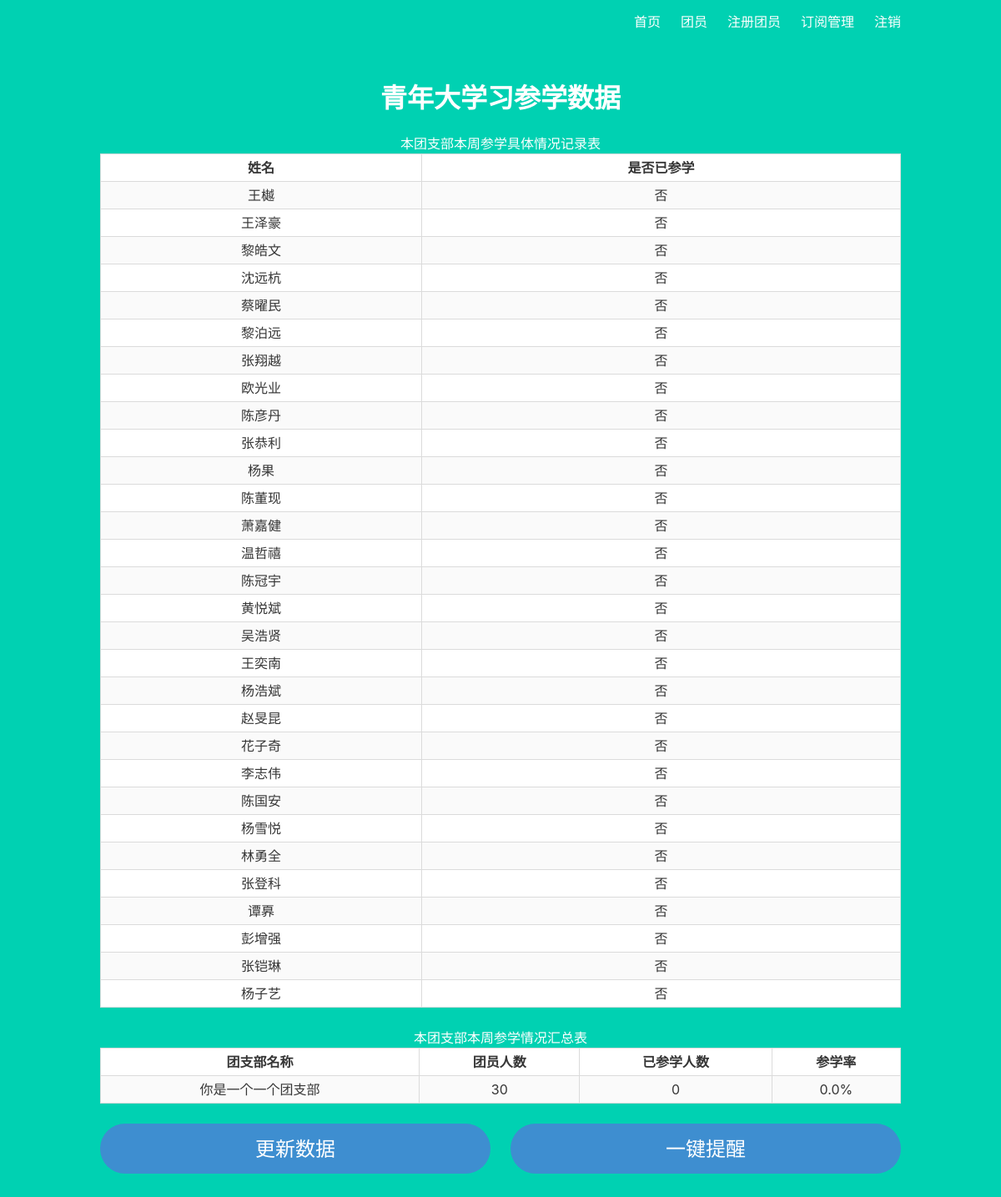
Page /branch/members (signed in) on the earlier database version.
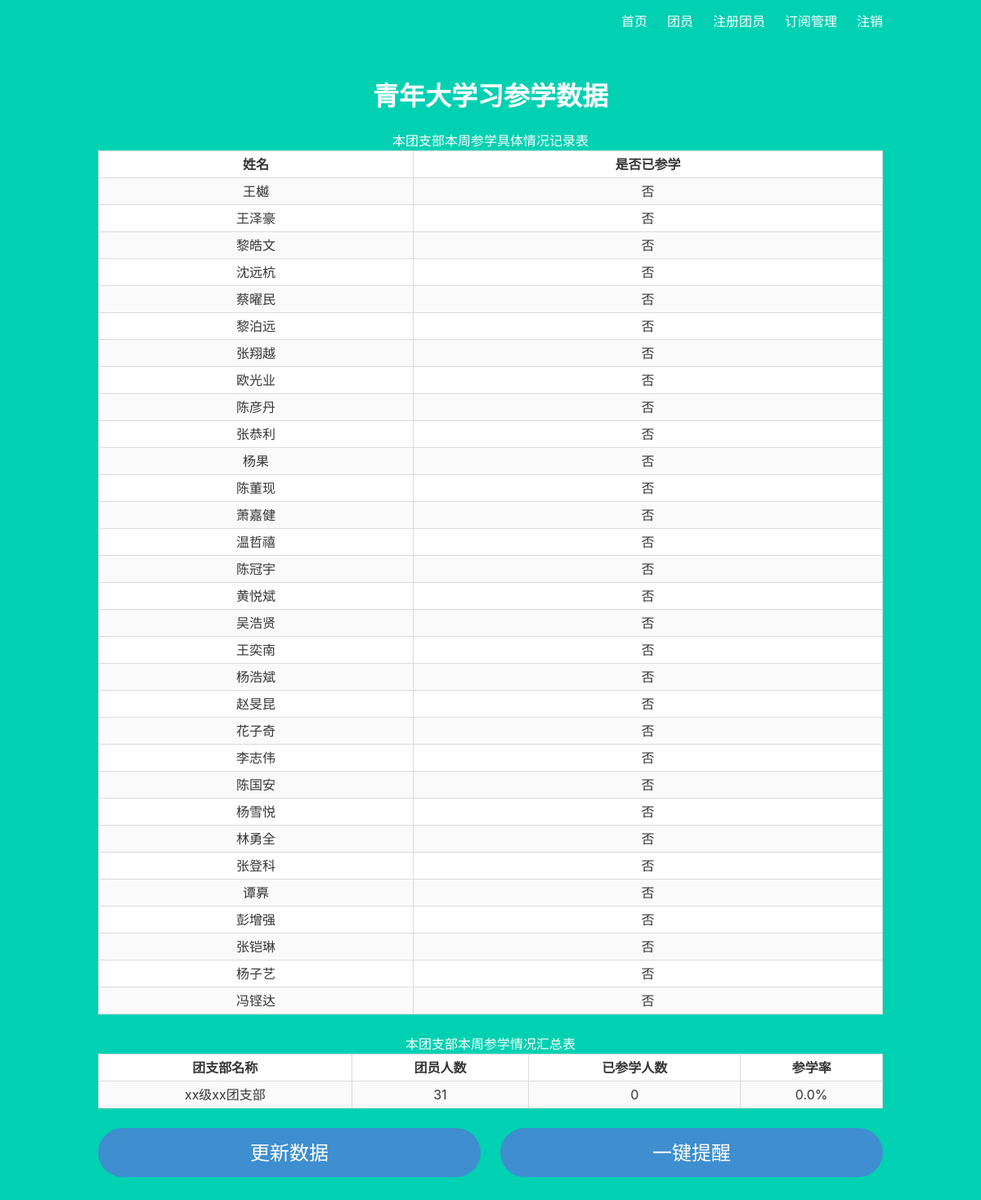
Same page on the later database version.
### models.py (models this page shows, shortened)
class User(db.Model):
    __tablename__ = 'user'
    id = db.Column(db.Integer, primary_key=True)
    email_address = db.Column(db.String(100), unique=True, nullable=False)
    nickname = db.Column(db.String(20), unique=False, nullable=False)
    real_name = db.Column(db.String(20), unique=True, nullable=False)
    phone_number = db.Column(db.String(11), unique=False, nullable=False)
    password_hash = db.Column(db.String(256), nullable=False)
    finished = db.Column(db.Boolean, default=False)
    updated_at = db.Column(db.DateTime(timezone=False), default=datetime.datetime.utcnow(), onupdate=datetime.datetime.utcnow())
    tags = db.relationship('Subscription', secondary=subscriptions1, lazy='subquery', backref=db.backref('users', lazy=True))
    role_id = db.Column(db.Integer, db.ForeignKey('role.id'), nullable=False)
    youth_league_branch_id = db.Column(db.Integer, db.ForeignKey('youth_league_branch.id'), nullable=False)

class YouthLeagueBranch(db.Model):
    __tablename__ = 'youth_league_branch'
    id = db.Column(db.Integer, primary_key=True)
    users = db.relationship('User', backref='youth_league_branch', lazy=True)
    real_name = db.Column(db.String(20), unique=True, nullable=False)
    email_address = db.Column(db.String(100), unique=True, nullable=False)
    phone_number = db.Column(db.String(11), unique=True, nullable=False)
    password_hash = db.Column(db.String(256), nullable=False)
    num_finished = db.Column(db.Integer, default=0, nullable=False)
    updated_at = db.Column(db.DateTime(timezone=False), default=datetime.datetime.utcnow(), onupdate=datetime.datetime.utcnow())
    tags = db.relationship('Subscription', secondary=subscriptions2, lazy='subquery', backref=db.backref('branches', lazy=True))
    role_id = db.Column(db.Integer, db.ForeignKey('role.id'), nullable=False)
    admin_id = db.Column(db.Integer, db.ForeignKey('system_admin.id'), nullable=False)
    login_link = db.Column(db.String(400), default=config.login_link)
    data_link = db.Column(db.String(400), default=config.data_link)

### branch.py (the view)
@branch.route('/branch/members')
@branch_required
def members():
    g.finished_dict = {True: '是', False: '否'}
    assert branch
    return render_template('branch/members.html')

### auth.py (called while the page is built)
def branch_required(view):
    @functools.wraps(view)
    def wrapped_view(**kwargs):
        if 'branch_id' not in session.keys() or session['branch_id'] is None or 'role_id' not in session.keys() or session['role_id'] != 2:
            return render_template('error.html', error='没有权限操作',
                                   info='当前账号没有团支部权限'), 404
        return view(**kwargs)
    return wrapped_view

### branch.py (called while the page is built)
@branch.before_request
def load_branch():
    if session['branch_id']:
        branch = YouthLeagueBranch.query.filter_by(id=session['branch_id']).first()
        g.branch = branch

### templates/branch/members.html (shortened to what this page needs)
{% extends 'base.html' %}
{% block content %}
    <h1 class="title">
    青年大学习参学数据
    </h1>
    {% set dev = namespace(value=0) %}
    <table class="table is-bordered is-striped is-narrow is-hoverable is-fullwidth">
        <tbody>
        <tr>
            {% for col in ['姓名', '是否已参学'] %}
                <th>{{col}}</th>
            {% endfor %}
        </tr>
        {% for user in g.branch.users %}
            {% set dev.value = dev.value + 1 %}
            <tr>
                <td><a href="#">{{ user.real_name }}</a></td>
                <td>{{ g.finished_dict[user.finished] }}</td>
            </tr>
        {% endfor %}
        </tbody>
    </table>
    <table class="table is-bordered is-striped is-narrow is-hoverable is-fullwidth">
        <tbody>
        <tr>
            {% for col in ['团支部名称', '团员人数', '已参学人数', '参学率'] %}
                <th>{{ col }}</th>
            {% endfor %}
        </tr>
            <tr>
                <td><a href="#">{{ g.branch.real_name }}</a></td>
                <td>{{ dev.value }}</td>
                <td>{{ g.branch.num_finished }}</td>
                <td>
                    {% if dev.value != 0 %}
                        {{ "{}%".format(g.branch.num_finished / dev.value * 100) }}
                    {% else %}
                        -
                    {% endif %}
                </td>
            </tr>
        </tbody>
    </table>
    <div class="columns">
        <div class="column">
            <a href="{{ url_for('branch.update') }}" class="button is-rounded is-info is-large column">更新数据</a>
        </div>
        <div class="column">
            <a href="{{ url_for('branch.notify') }}" class="button is-rounded is-info is-large column">一键提醒</a>
        </div>
    </div>
{% endblock %}

### templates/base.html (shortened to what this page needs)
<!DOCTYPE html>
<html lang="en">
<head>
    <link rel="stylesheet" href="https://cdnjs.cloudflare.com/ajax/libs/bulma/0.7.2/css/bulma.min.css" />
    <link rel="stylesheet" href="https://maxcdn.bootstrapcdn.com/font-awesome/4.7.0/css/font-awesome.min.css"/>
</head>
<body>
    <section class="hero is-primary is-fullheight">
        <div class="hero-head">
            <nav class="navbar">
                <div class="container">
                    <div id="navbarMenuHeroA" class="navbar-menu">
                        <div class="navbar-end">
                            <a href="{{ url_for('main.index') }}" class="navbar-item">首页</a>
                            {% if session['user_id'] %}
                                <a href="{{ url_for('user.subscriptions') }}" class="navbar-item">订阅管理</a>
                                {% if not session['user_finished'] %}
                                <a href="{{ url_for('user.update') }}" class="navbar-item">更新状态</a>
                                {% endif %}
                                <a href="{{ url_for('auth.logout') }}" class="navbar-item">注销</a>
                            {% elif session['branch_id'] %}
                                <a href="{{ url_for('branch.members') }}" class="navbar-item">团员</a>
                                <a href="{{ url_for('branch.user_register') }}" class="navbar-item">注册团员</a>
                                <a href="{{ url_for('branch.subscriptions') }}" class="navbar-item">订阅管理</a>
                                <a href="{{ url_for('auth.logout') }}" class="navbar-item">注销</a>
                            {% else %}
                                <a href="{{ url_for('auth.login') }}" class="navbar-item">登录</a>
                                <a href="{{ url_for('auth.register') }}" class="navbar-item">注册</a>
                            {% endif %}
                        </div>
                    </div>
                </div>
            </nav>
        </div>
        <div class="hero-body">
            <div class="container has-text-centered">
               {% block content %}
               {% endblock %}
            </div>
        </div>
    </section>
</body>
</html>

Differences in the rows shown:
added User: real_name "冯铿达", finished "否"
changed YouthLeagueBranch: branch.real_name "你是一个一个团支部" → "xx级xx团支部"
Other differences:
{{ dev.value }}: "30" → "31"
